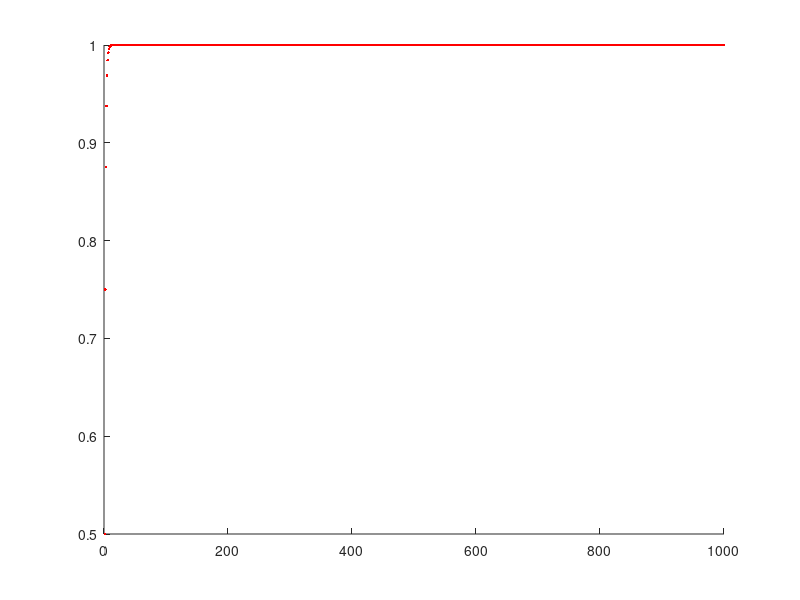

Reproduce this figure in MATLAB.
% A hatvany szamok reciprok sora %% KONVERGENS!
% V1.1 - 2020.12.25.

clc, clear              % Kepernyo torles, memoria urites

an=0                    % Szamlalo valtozo nullazasa
n=0                     % For index valtozo nullazasa
i=0                     % For index valtozo nullazasa

hold on                 % Az osszes figuraelem megtartasa

for n = 1:1000          % Meddig menjunk
    i=i+1               % Tomb indexenek novelese
    an=an+(1/2^n)       % A reciprok sor osszegenek szamolasa
    oszto(i)=n          % A feltel eredmenye
    szamitas(i)=an      % Amit szamol a fuggveny
    plot(n,an,'r.')     % Kirajzolas
    %drawnow            % Valos idoben torteno rajzolas
end                     % FOR ciklus vege